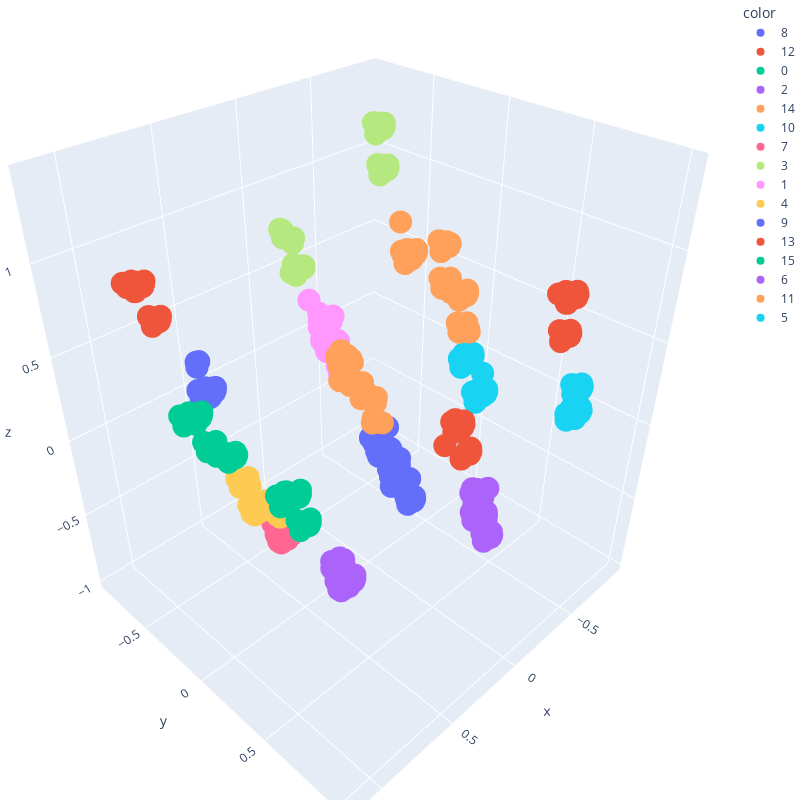

Write notebook code for a chart like this one.
### Code cell
fig = px.scatter_3d(pca_df, x=pca2d[:,0], y=pca2d[:,1], z=pca2d[:,2],
              color=labels.astype(str), size_max=20)

fig.update_layout(margin=dict(l=0, r=0, b=0, t=0), height = 800,width = 800)

### Figure 1 — Plotly figure (JSON) as saved in the notebook; plotly's stock layout.template omitted (floating-point values rounded to 4 significant figures; data arrays with more than 128 entries replaced by an {"elided": "..."} marker saying what was removed)
{"data": [{"hovertemplate": "color=8<br>x=%{x}<br>y=%{y}<br>z=%{z}<extra></extra>", "legendgroup": "8", "marker": {"color": "#636efa", "symbol": "circle"}, "mode": "markers", "name": "8", "scene": "scene", "showlegend": true, "type": "scatter3d", "x": {"elided": "349 float values"}, "y": {"elided": "349 float values"}, "z": {"elided": "349 float values"}}, {"hovertemplate": "color=12<br>x=%{x}<br>y=%{y}<br>z=%{z}<extra></extra>", "legendgroup": "12", "marker": {"color": "#EF553B", "symbol": "circle"}, "mode": "markers", "name": "12", "scene": "scene", "showlegend": true, "type": "scatter3d", "x": {"elided": "173 float values"}, "y": {"elided": "173 float values"}, "z": {"elided": "173 float values"}}, {"hovertemplate": "color=0<br>x=%{x}<br>y=%{y}<br>z=%{z}<extra></extra>", "legendgroup": "0", "marker": {"color": "#00cc96", "symbol": "circle"}, "mode": "markers", "name": "0", "scene": "scene", "showlegend": true, "type": "scatter3d", "x": {"elided": "247 float values"}, "y": {"elided": "247 float values"}, "z": {"elided": "247 float values"}}, {"hovertemplate": "color=2<br>x=%{x}<br>y=%{y}<br>z=%{z}<extra></extra>", "legendgroup": "2", "marker": {"color": "#ab63fa", "symbol": "circle"}, "mode": "markers", "name": "2", "scene": "scene", "showlegend": true, "type": "scatter3d", "x": {"elided": "292 float values"}, "y": {"elided": "292 float values"}, "z": {"elided": "292 float values"}}, {"hovertemplate": "color=14<br>x=%{x}<br>y=%{y}<br>z=%{z}<extra></extra>", "legendgroup": "14", "marker": {"color": "#FFA15A", "symbol": "circle"}, "mode": "markers", "name": "14", "scene": "scene", "showlegend": true, "type": "scatter3d", "x": {"elided": "163 float values"}, "y": {"elided": "163 float values"}, "z": {"elided": "163 float values"}}, {"hovertemplate": "color=10<br>x=%{x}<br>y=%{y}<br>z=%{z}<extra></extra>", "legendgroup": "10", "marker": {"color": "#19d3f3", "symbol": "circle"}, "mode": "markers", "name": "10", "scene": "scene", "showlegend": true, "type": "scatter3d", "x": {"elided": "274 float values"}, "y": {"elided": "274 float values"}, "z": {"elided": "274 float values"}}, {"hovertemplate": "color=7<br>x=%{x}<br>y=%{y}<br>z=%{z}<extra></extra>", "legendgroup": "7", "marker": {"color": "#FF6692", "symbol": "circle"}, "mode": "markers", "name": "7", "scene": "scene", "showlegend": true, "type": "scatter3d", "x": {"elided": "175 float values"}, "y": {"elided": "175 float values"}, "z": {"elided": "175 float values"}}, {"hovertemplate": "color=3<br>x=%{x}<br>y=%{y}<br>z=%{z}<extra></extra>", "legendgroup": "3", "marker": {"color": "#B6E880", "symbol": "circle"}, "mode": "markers", "name": "3", "scene": "scene", "showlegend": true, "type": "scatter3d", "x": {"elided": "136 float values"}, "y": {"elided": "136 float values"}, "z": {"elided": "136 float values"}}, {"hovertemplate": "color=1<br>x=%{x}<br>y=%{y}<br>z=%{z}<extra></extra>", "legendgroup": "1", "marker": {"color": "#FF97FF", "symbol": "circle"}, "mode": "markers", "name": "1", "scene": "scene", "showlegend": true, "type": "scatter3d", "x": {"elided": "281 float values"}, "y": {"elided": "281 float values"}, "z": {"elided": "281 float values"}}, {"hovertemplate": "color=4<br>x=%{x}<br>y=%{y}<br>z=%{z}<extra></extra>", "legendgroup": "4", "marker": {"color": "#FECB52", "symbol": "circle"}, "mode": "markers", "name": "4", "scene": "scene", "showlegend": true, "type": "scatter3d", "x": {"elided": "212 float values"}, "y": {"elided": "212 float values"}, "z": {"elided": "212 float values"}}, {"hovertemplate": "color=9<br>x=%{x}<br>y=%{y}<br>z=%{z}<extra></extra>", "legendgroup": "9", "marker": {"color": "#636efa", "symbol": "circle"}, "mode": "markers", "name": "9", "scene": "scene", "showlegend": true, "type": "scatter3d", "x": {"elided": "252 float values"}, "y": {"elided": "252 float values"}, "z": {"elided": "252 float values"}}, {"hovertemplate": "color=13<br>x=%{x}<br>y=%{y}<br>z=%{z}<extra></extra>", "legendgroup": "13", "marker": {"color": "#EF553B", "symbol": "circle"}, "mode": "markers", "name": "13", "scene": "scene", "showlegend": true, "type": "scatter3d", "x": {"elided": "153 float values"}, "y": {"elided": "153 float values"}, "z": {"elided": "153 float values"}}, {"hovertemplate": "color=15<br>x=%{x}<br>y=%{y}<br>z=%{z}<extra></extra>", "legendgroup": "15", "marker": {"color": "#00cc96", "symbol": "circle"}, "mode": "markers", "name": "15", "scene": "scene", "showlegend": true, "type": "scatter3d", "x": {"elided": "147 float values"}, "y": {"elided": "147 float values"}, "z": {"elided": "147 float values"}}, {"hovertemplate": "color=6<br>x=%{x}<br>y=%{y}<br>z=%{z}<extra></extra>", "legendgroup": "6", "marker": {"color": "#ab63fa", "symbol": "circle"}, "mode": "markers", "name": "6", "scene": "scene", "showlegend": true, "type": "scatter3d", "x": {"elided": "256 float values"}, "y": {"elided": "256 float values"}, "z": {"elided": "256 float values"}}, {"hovertemplate": "color=11<br>x=%{x}<br>y=%{y}<br>z=%{z}<extra></extra>", "legendgroup": "11", "marker": {"color": "#FFA15A", "symbol": "circle"}, "mode": "markers", "name": "11", "scene": "scene", "showlegend": true, "type": "scatter3d", "x": {"elided": "219 float values"}, "y": {"elided": "219 float values"}, "z": {"elided": "219 float values"}}, {"hovertemplate": "color=5<br>x=%{x}<br>y=%{y}<br>z=%{z}<extra></extra>", "legendgroup": "5", "marker": {"color": "#19d3f3", "symbol": "circle"}, "mode": "markers", "name": "5", "scene": "scene", "showlegend": true, "type": "scatter3d", "x": {"elided": "229 float values"}, "y": {"elided": "229 float values"}, "z": {"elided": "229 float values"}}], "layout": {"height": 800, "legend": {"title": {"text": "color"}, "tracegroupgap": 0}, "margin": {"b": 0, "l": 0, "r": 0, "t": 0}, "scene": {"domain": {"x": [0, 1], "y": [0, 1]}, "xaxis": {"title": {"text": "x"}}, "yaxis": {"title": {"text": "y"}}, "zaxis": {"title": {"text": "z"}}}, "width": 800}}
